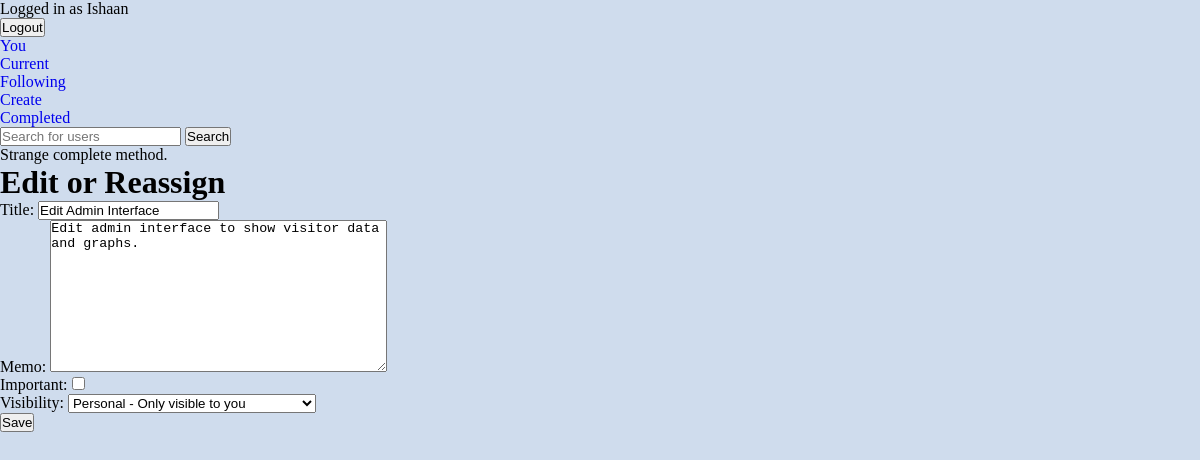
Screenshot of /todo/complete/19 (signed in) with the database file from the repository.
### crispApp/models.py (models this page shows, shortened)
class Todo(models.Model):
    title = models.CharField(max_length=100)
    memo = models.TextField(blank=True)
    visibility_choices = [
        ('Private', 'Personal - Only visible to you'),
        ('Exclusive', 'Exclusive - Send to selective followers'),
        ('Public', 'Public - Send to your followers'),
    ]
    visibility = models.CharField(max_length=9, choices=visibility_choices, default='Private')
    created = models.DateTimeField(auto_now_add=True)
    important = models.BooleanField(default=False)
    author = models.ForeignKey(UserProfile, on_delete=models.CASCADE, related_name='author')
    submitters = models.ManyToManyField(UserProfile, through='Submission')
    send_to = models.ManyToManyField(UserProfile, related_name='send_to')

### crispApp/views.py (the view)
# urls.py: path('todo/complete/<int:todo_id>', views.completetodo, name="completetodo"),
@login_required #Profile needed
def completetodo(request, todo_id):
    try:
        profile = UserProfile.objects.get(user=request.user)
    except ObjectDoesNotExist:
        return redirect ('userProfile:createprofile')
    todo = get_object_or_404(Todo, pk=todo_id)
    if request.method=='POST':
        submission = Submission.objects.create(todo=todo, submitter=profile, date_submitted=timezone.now())
        submission.save()
        return redirect('currenttodos')
    else:
        form = TodoForm(instance=todo)
        return render (request, 'todoApp/edittodo.html', {'todo':todo,'form':form, 'error':'Strange complete method.'})

### crispApp/forms.py
class TodoForm(ModelForm):
     class Meta:
          model = Todo
          fields = ['title', 'memo', 'important','visibility']
          widgets = {
            'complete_by': DateInput(attrs={'type': 'date'}),
          }

### crispApp/templates/todoApp/edittodo.html (shortened to what this page needs)
{% extends 'todoApp/base.html' %}
{% load static %}
     {% block content %}
     {{ error }}
     <h1>Edit or Reassign</h1>
     <form method="POST">
          {{ form.as_p }}
     <button type="submit">
          Save
     </button>
     </form>
     {% endblock %}

### crispApp/templates/todoApp/base.html (shortened to what this page needs)
<!doctype html>
<html lang="en">
{% load static %}
<head>
     <link rel="stylesheet" href="{% static 'crispApp/styling.css' %}">
     <link href="https://cdn.jsdelivr.net/npm/remixicon@4.3.0/fonts/remixicon.css" rel="stylesheet"/>
</head>
<body>
     {% if user.is_authenticated %}
     Logged in as {{ user.first_name }}
     <form method="POST" action="{% url 'logoutuser' %}">
     <button type="SUBMIT">Logout</button>
     </form>
     <a href="{% url 'userProfile:viewself' %}">You</a><br>
     <a href="{% url 'currenttodos' %}">Current</a><br>
     <a href="{% url 'publictodos' 'following' %}">Following</a><br>
     <a href="{% url 'createtodos' %}">Create</a><br>
     <a href="{% url 'completedtodos' %}">Completed</a><br>
     <form method="GET" action="{% url 'userProfile:searchprofile' %}">
          <input type="search" placeholder="Search for users" name="userinput">
          <button type="submit">Search</button>
     </form>
     {% endif %}
     {% block content %}{% endblock %}
</body>
</html>

### crispApp/static/crispApp/styling.css (style rules this page uses)
a { text-decoration: none; }
* { margin: 0; padding: 0; }
html { scroll-behavior: smooth; }
body { background-color:#cfdced; }

### rows the page displays
Todo: title "Edit Admin Interface", memo "Edit admin interface to show visitor data and graphs.", visibility "Personal - Only visible to you"

### other values shown
{{ user.first_name }} "Ishaan"
{{ error }} "Strange complete method."
